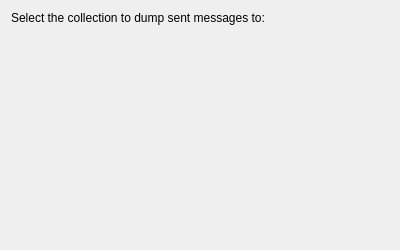
<?xml version="1.0" encoding="UTF-8"?>
<ui version="4.0">
 <author>Till Adam &lt;adam@kde.org&gt;</author>
 <class>ConfigDialog</class>
 <widget class="QWidget" name="ConfigDialog">
  <property name="geometry">
   <rect>
    <x>0</x>
    <y>0</y>
    <width>400</width>
    <height>250</height>
   </rect>
  </property>
  <property name="windowTitle">
   <string>Mail Dispatcher Agent Settings</string>
  </property>
  <layout class="QVBoxLayout" name="verticalLayout">
   <item>
    <widget class="QLabel" name="label">
     <property name="text">
      <string>Select the collection to dump sent messages to:</string>
     </property>
    </widget>
   </item>
   <item>
    <widget class="Akonadi::CollectionRequester" name="sink">
    </widget>
   </item>
   <item>
    <spacer name="verticalSpacer">
     <property name="orientation">
      <enum>Qt::Vertical</enum>
     </property>
     <property name="sizeHint" stdset="0">
      <size>
       <width>20</width>
       <height>13</height>
      </size>
     </property>
    </spacer>
   </item>
  </layout>
 </widget>
 <customwidgets>
  <customwidget>
   <class>Akonadi::CollectionRequester</class>
   <extends>QFrame</extends>
   <header>collectionrequester.h</header>
   <container>1</container>
  </customwidget>
 </customwidgets>
 <resources/>
 <connections/>
</ui>
